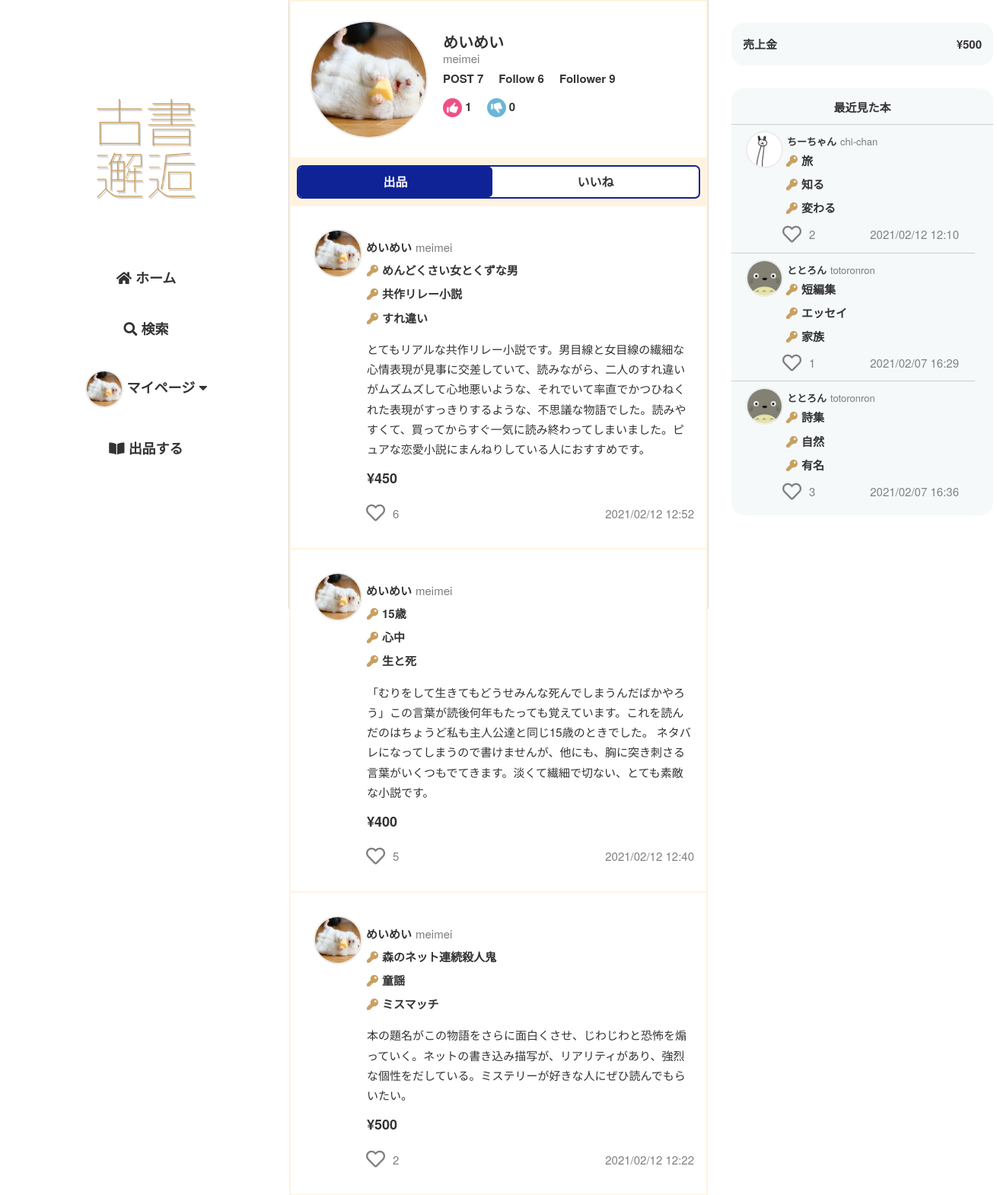
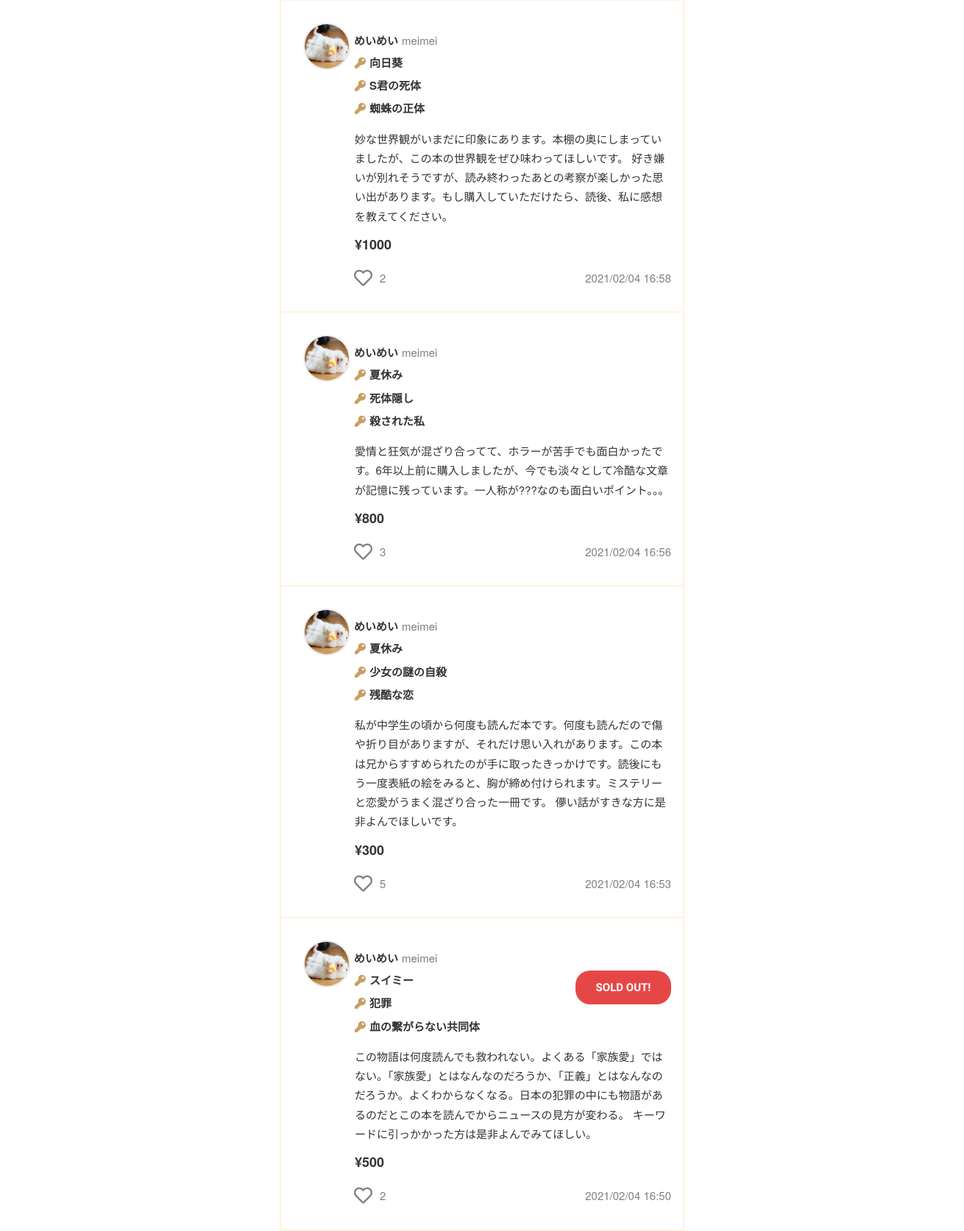
The page /mypage/ (signed in) on the database its author committed (2 pictures, top to bottom).
### flmapp/models/user.py (models this page shows, shortened)
class User(UserMixin, db.Model):
    __tablename__ = 'User'
    __table_args__ = (CheckConstraint('update_at >= create_at'),)
    User_id = db.Column(db.Integer, primary_key=True)
    user_code = db.Column(db.String(64), unique=True, index=True, nullable=False)
    username = db.Column(db.String(64), index=True, nullable=False)
    email = db.Column(db.String(64), unique=True, index=True, nullable=False)
    password_hash = db.Column(db.String(128), nullable=False)
    picture_path = db.Column(db.Text, default='default.jpeg', nullable=False)
    prof_comment = db.Column(db.Text)
    default_ShippingAddress_id = db.Column(db.Integer, db.ForeignKey('ShippingAddress.ShippingAddress_id'))
    default_pay_way = db.Column(db.Integer, default=1, nullable=False)
    default_Credit_id = db.Column(db.Integer, db.ForeignKey('Credit.Credit_id'))
    is_active = db.Column(db.Boolean, default=True, nullable=True)
    create_at = db.Column(db.DateTime, default=datetime.now, nullable=False)
    update_at = db.Column(db.DateTime, default=datetime.now, nullable=False)
    def get_id(self):
        return (self.User_id)
    @property
    def password(self):
        raise AttributeError('パスワードは読み取り可能な属性ではありません。')

### flmapp/models/trade.py (models this page shows, shortened)
class Sell(db.Model):
    __tablename__ = 'Sell'
    __table_args__ = (CheckConstraint('update_at >= create_at'),)
    Sell_id = db.Column(db.Integer, primary_key=True)
    User_id = db.Column(db.Integer, db.ForeignKey('User.User_id'), nullable=False)
    sell_title = db.Column(db.String(255), nullable=False)
    key1 = db.Column(db.String(255), nullable=False)
    key2 = db.Column(db.String(255), nullable=False)
    key3 = db.Column(db.String(255), nullable=False)
    sell_comment = db.Column(db.Text, nullable=False)
    price = db.Column(db.Integer, nullable=False)
    item_picture_path = db.Column(db.Text, default='default.png', nullable=False)
    genre = db.Column(EnumType(enum_class=Genre), nullable=False)
    item_state = db.Column(EnumType(enum_class=Item_state), nullable=False)
    postage = db.Column(EnumType(enum_class=Postage), nullable=False)
    send_way = db.Column(EnumType(enum_class=Send_way), nullable=False)
    consignor = db.Column(db.String(64), nullable=False)
    schedule = db.Column(EnumType(enum_class=Schedule), nullable=False)
    remarks = db.Column(db.Text)
    deal_status = db.Column(EnumType(enum_class=Deal_status),default=Deal_status(1), nullable=False)
    sell_flg = db.Column(db.Boolean,default=True, nullable=False)
    is_active = db.Column(db.Boolean,default=True, nullable=False)
    has_sent = db.Column(db.Boolean,default=False, nullable=False)
    has_got = db.Column(db.Boolean,default=False, nullable=False)
    create_at = db.Column(db.DateTime,default=datetime.now, nullable=False)
    update_at = db.Column(db.DateTime,default=datetime.now, nullable=False)
    user = db.relationship('User', backref='sell', lazy='joined', uselist=False)
    @classmethod
    def select_sell_by_sell_id(cls, Sell_id):
        return cls.query.get(Sell_id)
    @classmethod
    def select_sell_by_user_id_sort(cls, User_id):
        return cls.query.filter(cls.User_id==User_id).order_by(desc(cls.create_at)).all()
    @classmethod
    def select_sales(cls, User_id):
        return cls.query.filter(
            cls.User_id==current_user.User_id,
            cls.deal_status==Deal_status(3)
        ).with_entities(func.sum(Sell.price).label("sumprice")).first()

### flmapp/views/mypage.py (the view)
@bp.route('/')
@login_required
def mypagetop():
    followed = UserConnect.followed_exists(current_user.User_id)
    follows = UserConnect.select_follows_by_user_id(current_user.User_id)
    good_ratings_count,bad_ratings_count = Rating.select_rate_by_user_id(current_user.User_id)
    sales = Sell.select_sales(current_user.User_id)
    sales = sales.sumprice
    items = Sell.select_sell_by_user_id_sort(current_user.User_id)
    b_items = BrowsingHistory.b_history_join_sell(Sell,current_user.User_id)
    b_item_list = []
    for b_item in b_items:
        b_item_list.append(Sell.select_sell_by_sell_id(b_item.Sell_id))
    liked_list = []
    for item in items:
        liked = Likes.liked_exists(item.Sell_id)
        if liked:
            liked_list.append(item.Sell_id)
    return render_template(
        'mypage/mypage.html', followed=followed, follows_count=len(follows),
        good_ratings_count=good_ratings_count, bad_ratings_count=bad_ratings_count,
        items=items, liked_list=liked_list, post_c=len(items), b_items=b_item_list, sales=sales
    )

### flmapp/templates/mypage/mypage.html (shortened to what this page needs)
{% extends "base02.html" %}
{%block head %}
<link rel="stylesheet" href="{{ url_for('static', filename='css/user/userdata.css')}}">
<link rel="stylesheet" href="{{ url_for('static', filename='css/mypage/mypage.css')}}">
{% endblock%}
{% block content %}
<div class="u-header">
    <div>
        <img class="u-icon" src="{{url_for('static', filename='user_image/' + current_user.picture_path)}}">
    </div>
    <div class="h-box">
        <p class="u-name">{{ current_user.username }}</p>
        <p class="u-code">{{ current_user.user_code }}</p>
        <div class="h-area-01">
            <p>POST {{ post_c }}</p>
            <p>Follow {{ follows_count }}</p>
            <p>
                Follower
                <span id="{{ current_user.User_id }}-count" class="count">
                    {{ followers_count(current_user.User_id) }}
                </span>
            </p>
        </div>
        <div class="h-area-02">
            <p>
            {{ good_ratings_count }}
            </p>
            <p>
                {{ bad_ratings_count }}
            </p>
        </div>
    </div>
</div>
<div class="user-i-tab">
    <a id="sell-tab" href="{{url_for('mypage.mypagetop')}}">出品</a>
    <a id="likes-tab" href="{{url_for('mypage.mypage_likes')}}">いいね</a>
</div>
{% for item in items %}
    <article class="item-wrap">
        <a href="{{url_for('item.itemdata', item_id=item.Sell_id)}}">
            <object><a class="u-box" href="{{url_for('user.userdata', user_code=item.user.user_code)}}">
                <img class="u-icon" src="{{url_for('static', filename='user_image/' + item.user.picture_path)}}">
                <p class="u-name">{{ item.user.username }}</p>
                <p class="u-code">{{ item.user.user_code }}</p>
            </a></object>
            <div class="i-content-area">
                <div class="k-s-box">
                    <div class="i-key">
                        <p><i class="fas fa-key"></i>{{ item.key1 }}</p>
                        <p><i class="fas fa-key"></i>{{ item.key2 }}</p>
                        <p><i class="fas fa-key"></i>{{ item.key3 }}</p>
                    </div>
                    {% if item.deal_status.value == 2 or item.deal_status.value == 3 %}
                        <div class="sold">
                            <p>SOLD OUT!</p>
                        </div>
                    {% endif %}
                </div>
                <div class="i-comm"><p>{{ item.sell_comment }}</p></div>
            </div>
            <p><span class="i-price">¥{{ item.price }}</span></p>
            <div class="i-fotter">
                {% include "like.html" %}
                <p>{{ item.create_at.strftime('%Y/%m/%d %H:%M') }}</p>
            </div>
        </a>
    </article>
{% endfor %}
{% endblock %}
{% block content2 %}
<div class="sales-wrap">
    <h2>売上金</h2>
    <p>&yen;{{ sales}}</p>
</div>
{% if b_items %}
    <div class="reco_b_wrap">
        <h2 class="r-h2">最近見た本</h2>
        {% for item in b_items %}
            <article class="r_item-wrap">
                <a href="{{url_for('item.itemdata', item_id=item.Sell_id)}}">
                    <object><a class="u-box" href="{{url_for('user.userdata', user_code=item.user.user_code)}}">
                        <img class="u-icon" src="{{url_for('static', filename='user_image/' + item.user.picture_path)}}">
                        <p class="u-name">{{ item.user.username }}</p>
                        <p class="u-code">{{ item.user.user_code }}</p>
                    </a></object>
                    <div class="i-content-area">
                        <div class="k-s-box">
                            <div class="i-key">
                                <p><i class="fas fa-key"></i>{{ item.key1 }}</p>
                                <p><i class="fas fa-key"></i>{{ item.key2 }}</p>
                                <p><i class="fas fa-key"></i>{{ item.key3 }}</p>
                            </div>
                        </div>
                    </div>
                    <div class="i-fotter">
                        {% include "like.html" %}
                        <p>{{ item.create_at.strftime('%Y/%m/%d %H:%M') }}</p>
                    </div>
                </a>
            </article>
        {% endfor %}
    </div>
{% endif %}
{% endblock %}

### flmapp/templates/base02.html (shortened to what this page needs)
<!DOCTYPE html>
<html lang="ja">
    <head>
        <link rel="stylesheet" href="https://use.fontawesome.com/releases/v5.15.1/css/all.css">
        <link rel="stylesheet" type="text/css" href="{{ url_for('static', filename='css/sanitize.css')}}">
        <link rel="stylesheet" type="text/css" href="{{ url_for('static', filename='css/global.css')}}">
        <link rel="stylesheet" type="text/css" href="{{ url_for('static', filename='css/kosho-flame.css')}}">
        <link rel="stylesheet" type="text/css" href="{{ url_for('static', filename='css/common2.css')}}">
        <link rel="stylesheet" href="{{ url_for('static', filename='css/login_required_modal.css')}}">
        <link rel="stylesheet" href="{{ url_for('static', filename='css/logout_modal.css')}}">
        <link rel="stylesheet" href="{{ url_for('static', filename='css/like.css')}}">
        <link rel="stylesheet" href="{{ url_for('static', filename='css/follow.css')}}">
        <link rel="stylesheet" href="{{ url_for('static', filename='css/item.css')}}">
        {%block head %}{% endblock%}
    </head>
    <body>
        <div class="wrap">
            <header>
                <div class="h-wrap">
                    <h1><img src="{{ url_for('static', filename='images/logo.png')}}" alt="ロゴ"></h1>
                    <nav>
                        <ul>
                            <li><a id="home" href="{{url_for('route.home')}}">
                                <i class="fas fa-home"></i>
                                ホーム
                            </a></li>
                            <li><a href="{{url_for('search.item')}}">
                                <i class="fas fa-search"></i>
                                検索
                            </a></li>
                            {% if current_user.is_authenticated %}
                                <li>
                                    <label for="check1" class="accordion-open">
                                        <img class="u-icon" src="{{url_for('static', filename='user_image/' + current_user.picture_path)}}">
                                        マイページ
                                        <i class="fas fa-caret-down"></i>
                                    </label>
                                </li>
                            {% else %}
                                <li><a href="{{url_for('auth.login')}}">
                                    ログイン
                                </a></li>
                            {% endif %}
                            <li><a href="{{url_for('sell.sell')}}">
                                <i class="fas fa-book-open"></i>
                                出品する
                            </a></li>
                        </ul>
                    </nav>
                </div>
            </header>
            <div class="container">
                {% block content %}
                {% endblock %}
            </div>
            <div class="r-content">
                <div class="r-wrap">
                    {% block content2 %}
                    {% endblock %}
                </div>
            </div>
        </div>
    </body>
</html>

### flmapp/templates/like.html (shortened to what this page needs)
<div class="like-wrap">
    <form method="POST" action="{{url_for('ajax.like_ajax')}}">
        {% if item.Sell_id in liked_list %}
            <button id="like" name="like-{{ item.Sell_id }}"><i class="fas fa-lg fa-heart like-btn"></i></button>
        {% else %}
            <button id="like" name="like-{{ item.Sell_id }}"><i class="far fa-lg fa-heart unlike-btn"></i></button>
        {% endif %}
    </form>
    <p name="{{ item.Sell_id }}-likecount" class="count">{{ likes_count(item.Sell_id) }}</p>
</div>

### rows shown on the page
User: picture_path (picture), username "めいめい", user_code "meimei"
Sell: picture_path (picture), user.username "めいめい", user.user_code "meimei", key1 "めんどくさい女とくずな男", key2 "共作リレー小説", key3 "すれ違い", sell_comment "とてもリアルな共作リレー小説です。男目線と女目線の繊細な心情表現が見事に交差していて、読みながら、二人のすれ違いがムズムズして心地悪いような、それでいて率直でかつひねくれた表現がすっきりするような、不思議な物語でした。読みやすくて、買ってからすぐ一気に読み終わってしまいました。ピュアな恋愛小説にまんねりしている人におすすめです。", price "450", likes_count "6", create_at "2021/02/12 12:52"
Sell: picture_path (picture), user.username "めいめい", user.user_code "meimei", key1 "15歳", key2 "心中", key3 "生と死", sell_comment "「むりをして生きてもどうせみんな死んでしまうんだばかやろう」この言葉が読後何年もたっても覚えています。これを読んだのはちょうど私も主人公達と同じ15歳のときでした。 ネタバレになってしまうので書けませんが、他にも、胸に突き刺さる言葉がいくつもでてきます。淡くて繊細で切ない、とても素敵な小説です。", price "400", likes_count "5", create_at "2021/02/12 12:40"
Sell: picture_path (picture), user.username "めいめい", user.user_code "meimei", key1 "森のネット連続殺人鬼", key2 "童謡", key3 "ミスマッチ", sell_comment "本の題名がこの物語をさらに面白くさせ、じわじわと恐怖を煽っていく。ネットの書き込み描写が、リアリティがあり、強烈な個性をだしている。ミステリーが好きな人にぜひ読んでもらいたい。", price "500", likes_count "2", create_at "2021/02/12 12:22"
Sell: picture_path (picture), user.username "めいめい", user.user_code "meimei", key1 "向日葵", key2 "S君の死体", key3 "蜘蛛の正体", sell_comment "妙な世界観がいまだに印象にあります。本棚の奥にしまっていましたが、この本の世界観をぜひ味わってほしいです。 好き嫌いが別れそうですが、読み終わったあとの考察が楽しかった思い出があります。もし購入していただけたら、読後、私に感想を教えてください。", price "1000", likes_count "2", create_at "2021/02/04 16:58"
Sell: picture_path (picture), user.username "めいめい", user.user_code "meimei", key1 "夏休み", key2 "死体隠し", key3 "殺された私", sell_comment "愛情と狂気が混ざり合ってて、ホラーが苦手でも面白かったです。6年以上前に購入しましたが、今でも淡々として冷酷な文章が記憶に残っています。一人称が???なのも面白いポイント。。。", price "800", Sell_id "3", create_at "2021/02/04 16:56"
Sell: picture_path (picture), user.username "めいめい", user.user_code "meimei", key1 "夏休み", key2 "少女の謎の自殺", key3 "残酷な恋", sell_comment "私が中学生の頃から何度も読んだ本です。何度も読んだので傷や折り目がありますが、それだけ思い入れがあります。この本は兄からすすめられたのが手に取ったきっかけです。読後にもう一度表紙の絵をみると、胸が締め付けられます。ミステリーと恋愛がうまく混ざり合った一冊です。 儚い話がすきな方に是非よんでほしいです。", price "300", likes_count "5", create_at "2021/02/04 16:53"
Sell: picture_path (picture), user.username "めいめい", user.user_code "meimei", key1 "スイミー", key2 "犯罪", key3 "血の繋がらない共同体", deal_status "SOLD OUT!", sell_comment "この物語は何度読んでも救われない。よくある「家族愛」ではない。「家族愛」とはなんなのだろうか、「正義」とはなんなのだろうか。よくわからなくなる。日本の犯罪の中にも物語があるのだとこの本を読んでからニュースの見方が変わる。 キーワードに引っかかった方は是非よんでみてほしい。", price "500", send_way "2", create_at "2021/02/04 16:50"
Sell: picture_path (picture), user.username "ちーちゃん", user.user_code "chi-chan", key1 "旅", key2 "知る", key3 "変わる", likes_count "2", create_at "2021/02/12 12:10"
Sell: picture_path (picture), user.username "ととろん", user.user_code "totoronron", key1 "短編集", key2 "エッセイ", key3 "家族", likes_count "1", create_at "2021/02/07 16:29"
Sell: picture_path (picture), user.username "ととろん", user.user_code "totoronron", key1 "詩集", key2 "自然", key3 "有名", schedule "3", create_at "2021/02/07 16:36"

### other values the page prints
{{ post_c }} "7"
{{ follows_count }} "6"
{{ followers_count(current_user.User_id) }} "9"
{{ good_ratings_count }} "1"
{{ bad_ratings_count }} "0"
{{ sales }} "500"
